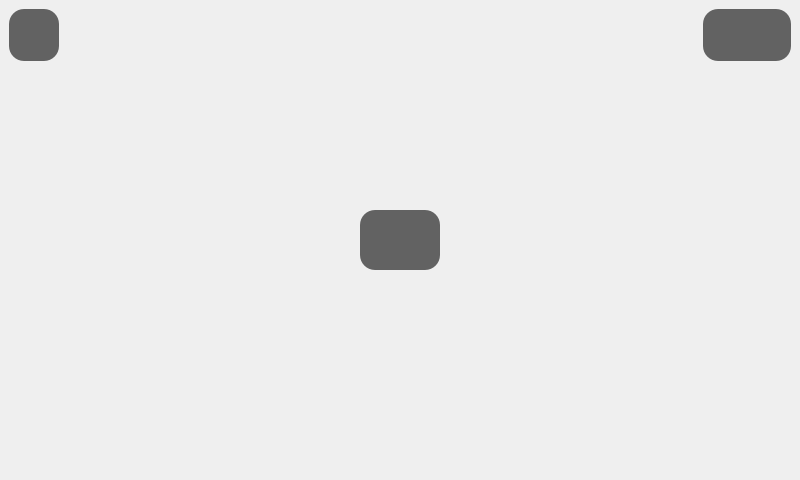
<?xml version="1.0" encoding="UTF-8"?>
<ui version="4.0">
 <class>MediaDisplay</class>
 <widget class="QWidget" name="MediaDisplay">
  <property name="geometry">
   <rect>
    <x>0</x>
    <y>0</y>
    <width>800</width>
    <height>480</height>
   </rect>
  </property>
  <property name="windowTitle">
   <string>Form</string>
  </property>
  <widget class="QFrame" name="topBtnFrame">
   <property name="geometry">
    <rect>
     <x>0</x>
     <y>0</y>
     <width>800</width>
     <height>70</height>
    </rect>
   </property>
   <property name="styleSheet">
    <string notr="true">background-color: rgba(191, 64, 64, 0);</string>
   </property>
   <property name="frameShape">
    <enum>QFrame::NoFrame</enum>
   </property>
   <property name="frameShadow">
    <enum>QFrame::Raised</enum>
   </property>
   <layout class="QHBoxLayout" name="horizontalLayout">
    <property name="leftMargin">
     <number>9</number>
    </property>
    <property name="topMargin">
     <number>9</number>
    </property>
    <property name="rightMargin">
     <number>9</number>
    </property>
    <property name="bottomMargin">
     <number>9</number>
    </property>
    <item>
     <widget class="QFrame" name="frame">
      <property name="styleSheet">
       <string notr="true">background-color: rgba(0, 0, 0, 150);
border-radius: 15px ;</string>
      </property>
      <property name="frameShape">
       <enum>QFrame::StyledPanel</enum>
      </property>
      <property name="frameShadow">
       <enum>QFrame::Raised</enum>
      </property>
      <layout class="QHBoxLayout" name="horizontalLayout_3">
       <item>
        <widget class="QPushButton" name="backBtn">
         <property name="sizePolicy">
          <sizepolicy hsizetype="Fixed" vsizetype="Fixed">
           <horstretch>0</horstretch>
           <verstretch>0</verstretch>
          </sizepolicy>
         </property>
         <property name="styleSheet">
          <string notr="true">background-color: rgba(0, 0, 0, 0);</string>
         </property>
         <property name="text">
          <string/>
         </property>
         <property name="icon">
          <iconset resource="resources.qrc">
           <normaloff>:/images/icons/back.png</normaloff>:/images/icons/back.png</iconset>
         </property>
         <property name="iconSize">
          <size>
           <width>32</width>
           <height>32</height>
          </size>
         </property>
         <property name="flat">
          <bool>true</bool>
         </property>
        </widget>
       </item>
      </layout>
     </widget>
    </item>
    <item>
     <widget class="QFrame" name="void_2">
      <property name="sizePolicy">
       <sizepolicy hsizetype="Expanding" vsizetype="Minimum">
        <horstretch>0</horstretch>
        <verstretch>0</verstretch>
       </sizepolicy>
      </property>
      <property name="frameShape">
       <enum>QFrame::NoFrame</enum>
      </property>
      <property name="frameShadow">
       <enum>QFrame::Raised</enum>
      </property>
     </widget>
    </item>
    <item>
     <widget class="QFrame" name="controlMediaFrame">
      <property name="sizePolicy">
       <sizepolicy hsizetype="Minimum" vsizetype="Minimum">
        <horstretch>0</horstretch>
        <verstretch>0</verstretch>
       </sizepolicy>
      </property>
      <property name="styleSheet">
       <string notr="true">background-color: rgba(0, 0, 0, 150);
border-radius: 15px;</string>
      </property>
      <property name="frameShape">
       <enum>QFrame::StyledPanel</enum>
      </property>
      <property name="frameShadow">
       <enum>QFrame::Raised</enum>
      </property>
      <layout class="QHBoxLayout" name="horizontalLayout_2">
       <property name="leftMargin">
        <number>9</number>
       </property>
       <property name="topMargin">
        <number>9</number>
       </property>
       <property name="rightMargin">
        <number>9</number>
       </property>
       <property name="bottomMargin">
        <number>9</number>
       </property>
       <item>
        <widget class="QPushButton" name="previousMediaBtn">
         <property name="sizePolicy">
          <sizepolicy hsizetype="Fixed" vsizetype="Fixed">
           <horstretch>0</horstretch>
           <verstretch>0</verstretch>
          </sizepolicy>
         </property>
         <property name="styleSheet">
          <string notr="true">background-color: rgba(191, 64, 64, 0);</string>
         </property>
         <property name="text">
          <string/>
         </property>
         <property name="icon">
          <iconset resource="resources.qrc">
           <normaloff>:/images/icons/arrow_right.png</normaloff>:/images/icons/arrow_right.png</iconset>
         </property>
         <property name="iconSize">
          <size>
           <width>32</width>
           <height>32</height>
          </size>
         </property>
         <property name="flat">
          <bool>true</bool>
         </property>
        </widget>
       </item>
       <item>
        <widget class="QPushButton" name="nextMediaBtn">
         <property name="sizePolicy">
          <sizepolicy hsizetype="Fixed" vsizetype="Fixed">
           <horstretch>0</horstretch>
           <verstretch>0</verstretch>
          </sizepolicy>
         </property>
         <property name="styleSheet">
          <string notr="true">background-color: rgba(191, 64, 64, 0);</string>
         </property>
         <property name="text">
          <string/>
         </property>
         <property name="icon">
          <iconset resource="resources.qrc">
           <normaloff>:/images/icons/arrow_left.png</normaloff>:/images/icons/arrow_left.png</iconset>
         </property>
         <property name="iconSize">
          <size>
           <width>32</width>
           <height>32</height>
          </size>
         </property>
         <property name="flat">
          <bool>true</bool>
         </property>
        </widget>
       </item>
      </layout>
     </widget>
    </item>
   </layout>
  </widget>
  <widget class="QScrollArea" name="scrollArea">
   <property name="geometry">
    <rect>
     <x>0</x>
     <y>0</y>
     <width>800</width>
     <height>480</height>
    </rect>
   </property>
   <property name="sizePolicy">
    <sizepolicy hsizetype="Preferred" vsizetype="Expanding">
     <horstretch>0</horstretch>
     <verstretch>0</verstretch>
    </sizepolicy>
   </property>
   <property name="frameShape">
    <enum>QFrame::NoFrame</enum>
   </property>
   <property name="frameShadow">
    <enum>QFrame::Sunken</enum>
   </property>
   <property name="horizontalScrollBarPolicy">
    <enum>Qt::ScrollBarAsNeeded</enum>
   </property>
   <property name="sizeAdjustPolicy">
    <enum>QAbstractScrollArea::AdjustIgnored</enum>
   </property>
   <property name="widgetResizable">
    <bool>true</bool>
   </property>
   <widget class="QWidget" name="scrollAreaWidgetContents">
    <property name="geometry">
     <rect>
      <x>0</x>
      <y>0</y>
      <width>800</width>
      <height>480</height>
     </rect>
    </property>
    <layout class="QVBoxLayout" name="verticalLayout_2">
     <property name="leftMargin">
      <number>0</number>
     </property>
     <property name="topMargin">
      <number>0</number>
     </property>
     <property name="rightMargin">
      <number>0</number>
     </property>
     <property name="bottomMargin">
      <number>0</number>
     </property>
     <item>
      <widget class="QLabel" name="mediaLabel">
       <property name="styleSheet">
        <string notr="true">background-color: rgba(114, 159, 207,0);</string>
       </property>
       <property name="text">
        <string/>
       </property>
      </widget>
     </item>
    </layout>
   </widget>
  </widget>
  <widget class="QFrame" name="playFrame">
   <property name="geometry">
    <rect>
     <x>360</x>
     <y>210</y>
     <width>80</width>
     <height>60</height>
    </rect>
   </property>
   <property name="sizePolicy">
    <sizepolicy hsizetype="Preferred" vsizetype="Preferred">
     <horstretch>0</horstretch>
     <verstretch>0</verstretch>
    </sizepolicy>
   </property>
   <property name="styleSheet">
    <string notr="true">background-color: rgba(0, 0, 0, 150);
border-radius: 15px;</string>
   </property>
   <property name="frameShape">
    <enum>QFrame::NoFrame</enum>
   </property>
   <property name="frameShadow">
    <enum>QFrame::Raised</enum>
   </property>
   <layout class="QHBoxLayout" name="horizontalLayout_6">
    <item>
     <widget class="QPushButton" name="playBtn">
      <property name="sizePolicy">
       <sizepolicy hsizetype="Fixed" vsizetype="Fixed">
        <horstretch>0</horstretch>
        <verstretch>0</verstretch>
       </sizepolicy>
      </property>
      <property name="styleSheet">
       <string notr="true">background-color: rgba(191, 64, 64, 0);</string>
      </property>
      <property name="text">
       <string/>
      </property>
      <property name="icon">
       <iconset resource="resources.qrc">
        <normaloff>:/images/icons/control_play.png</normaloff>:/images/icons/control_play.png</iconset>
      </property>
      <property name="iconSize">
       <size>
        <width>40</width>
        <height>40</height>
       </size>
      </property>
     </widget>
    </item>
   </layout>
  </widget>
  <zorder>scrollArea</zorder>
  <zorder>topBtnFrame</zorder>
  <zorder>playFrame</zorder>
 </widget>
 <resources>
  <include location="resources.qrc"/>
 </resources>
 <connections/>
</ui>
